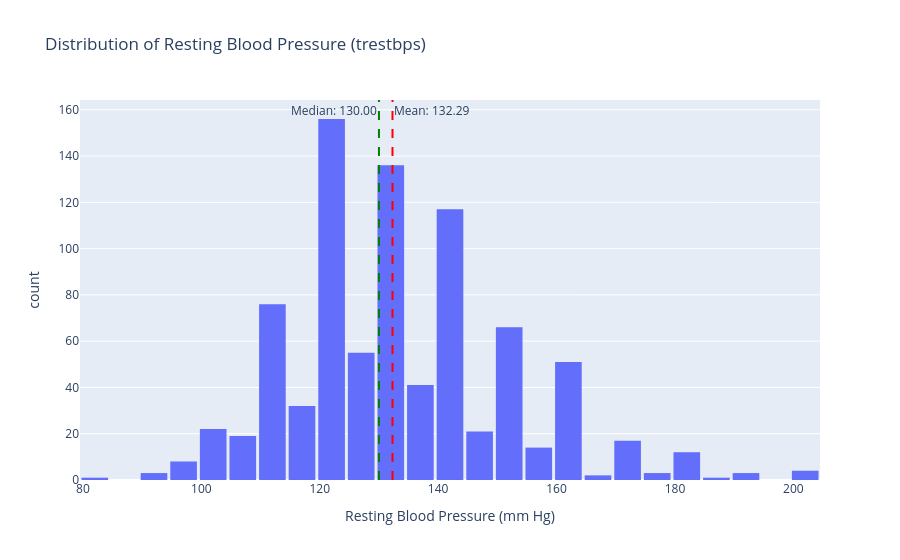

Notebook code for this chart:
### Code cell
import plotly.express as px

# Drop NAs for calculating mean/median correctly
trestbps_clean = df['trestbps'].dropna()
trestbps_mean = trestbps_clean.mean()
trestbps_median = trestbps_clean.median()

# Create the histogram with Plotly
fig = px.histogram(df, x='trestbps', title='Distribution of Resting Blood Pressure (trestbps)',
                   labels={'trestbps': 'Resting Blood Pressure (mm Hg)', 'count': 'Frequency'})

# Add mean line (red)
fig.add_vline(x=trestbps_mean, line_dash="dash", line_color="red",
              annotation_text=f"Mean: {trestbps_mean:.2f}",
              annotation_position="top right")

# Add median line (green)
fig.add_vline(x=trestbps_median, line_dash="dash", line_color="green",
              annotation_text=f"Median: {trestbps_median:.2f}",
              annotation_position="top left")

fig.update_layout(bargap=0.1)
fig.show()

### Figure 1 — Plotly figure (JSON) as saved in the notebook; plotly's stock layout.template omitted (floating-point values rounded to 4 significant figures; data arrays with more than 128 entries replaced by an {"elided": "..."} marker saying what was removed)
{"data": [{"bingroup": "x", "hovertemplate": "Resting Blood Pressure (mm Hg)=%{x}<br>count=%{y}<extra></extra>", "legendgroup": "", "marker": {"color": "#636efa", "pattern": {"shape": ""}}, "name": "", "orientation": "v", "showlegend": false, "type": "histogram", "x": {"elided": "920 float values"}, "xaxis": "x", "yaxis": "y"}], "layout": {"annotations": [{"showarrow": false, "text": "Mean: 132.29", "x": 132.3, "xanchor": "left", "xref": "x", "y": 1, "yanchor": "top", "yref": "y domain"}, {"showarrow": false, "text": "Median: 130.00", "x": 130, "xanchor": "right", "xref": "x", "y": 1, "yanchor": "top", "yref": "y domain"}], "bargap": 0.1, "barmode": "relative", "legend": {"tracegroupgap": 0}, "shapes": [{"line": {"color": "red", "dash": "dash"}, "type": "line", "x0": 132.3, "x1": 132.3, "xref": "x", "y0": 0, "y1": 1, "yref": "y domain"}, {"line": {"color": "green", "dash": "dash"}, "type": "line", "x0": 130, "x1": 130, "xref": "x", "y0": 0, "y1": 1, "yref": "y domain"}], "title": {"text": "Distribution of Resting Blood Pressure (trestbps)"}, "xaxis": {"anchor": "y", "domain": [0, 1], "title": {"text": "Resting Blood Pressure (mm Hg)"}}, "yaxis": {"anchor": "x", "domain": [0, 1], "title": {"text": "count"}}}}
